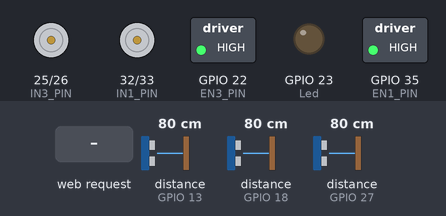
Recording of a sketch running on a simulated ESP32. Parts: motor-driver pin pairs drawn as motors (green arrow = first pin HIGH = forward, orange = second pin HIGH = backward, longer = more drive), switched loads named in the sketch (green lamp = pin HIGH), output pins drawn as LEDs (lit = HIGH). Wiring (inferred from the names in the program): 3 × ultrasonic range finder: trigger GPIO 5, echo GPIO 18 / trigger GPIO 12, echo GPIO 13 / trigger GPIO 14, echo GPIO 27. Dashed ring = blinking. The test bench sets the inputs (shaded band); at power-on: distance to the obstacle (sensors on GPIO 13, GPIO 18, GPIO 27) 80 cm. The echo pulse lasts 58.3 µs per cm; WiFi joins after 1.5 s; servers stay silent unless stated; pins used as bus, display or sensor lines are not drawn; what the sketch prints to the serial monitor is not drawn.

Above: at 2.7 s.
2.8 s: distance to the obstacle (sensor on GPIO 13) set to 13 cm
4.3 s: distance to the obstacle (sensor on GPIO 13) set to 10 cm
At 4.7 s:
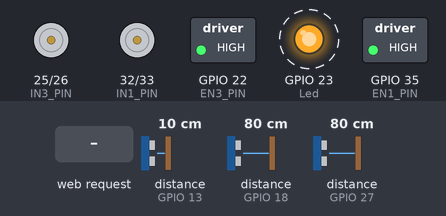
7.3 s: HTTP request GET /F received
At 8.7 s:
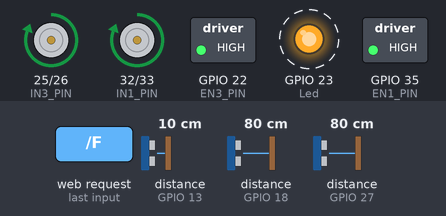
10.3 s: HTTP request GET /B received
At 11.8 s:
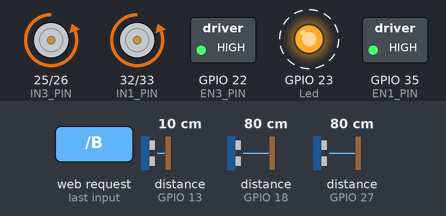
13.3 s: HTTP request GET /L received
At 14.8 s:
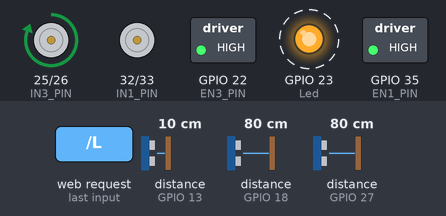
16.3 s: HTTP request GET /R received
At 17.9 s:
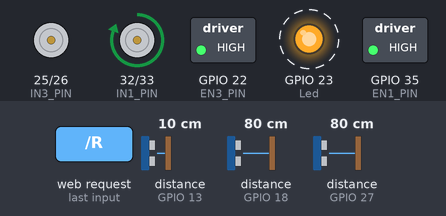
Timing chart, 0 to 20.3 s (numbered marks = the images above; inputs shaded):
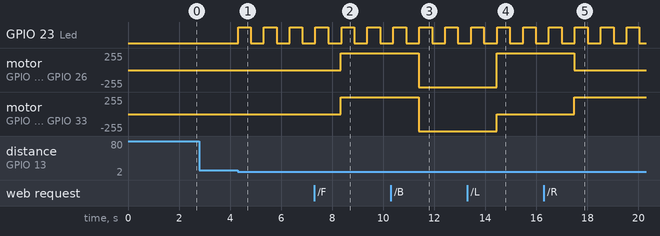

The sketch:

Step_9_WebpageUpdate.ino
```cpp
/*
Updated webpage to make it more visually appealing. Small change.
*/
#include <WiFi.h>

// WiFi credentials
const char* ssid = "DJ";
const char* password = "Johnson1";

// Server setup
WiFiServer server(80);

// Define LED, buzzer, and ultrasonic sensor pins
const int Led = 23;          // Red LED pin
const int buzzerPin = 19;    // Buzzer pin
const int trigPin1 = 5;      // Ultrasonic sensor 1 trigger pin
const int echoPin1 = 18;     // Ultrasonic sensor 1 echo pin
const int trigPin2 = 12;     // Ultrasonic sensor 2 trigger pin
const int echoPin2 = 13;     // Ultrasonic sensor 2 echo pin
const int trigPin3 = 14;     // Ultrasonic sensor 3 trigger pin
const int echoPin3 = 27;     // Ultrasonic sensor 3 echo pin

// Motor 1 Pins
#define EN1_PIN 35
#define IN1_PIN 32
#define IN2_PIN 33

// Motor 2 Pins
#define EN3_PIN 22
#define IN3_PIN 25
#define IN4_PIN 26

// PWM setup for the buzzer
const int buzzerChannel = 0;
const int buzzerFrequency = 1000;
const int buzzerResolution = 8;

// Distance thresholds (in centimeters)
const int warningDistance = 10;
const int criticalDistance = 5;

void setup() {
    Serial.begin(115200);
    pinMode(Led, OUTPUT);

    pinMode(trigPin1, OUTPUT);
    pinMode(echoPin1, INPUT);
    pinMode(trigPin2, OUTPUT);
    pinMode(echoPin2, INPUT);
    pinMode(trigPin3, OUTPUT);
    pinMode(echoPin3, INPUT);

    pinMode(EN1_PIN, OUTPUT);
    pinMode(IN1_PIN, OUTPUT);
    pinMode(IN2_PIN, OUTPUT);
    pinMode(EN3_PIN, OUTPUT);
    pinMode(IN3_PIN, OUTPUT);
    pinMode(IN4_PIN, OUTPUT);

    digitalWrite(EN1_PIN, HIGH);
    digitalWrite(EN3_PIN, HIGH);

    digitalWrite(IN1_PIN, LOW);
    digitalWrite(IN2_PIN, LOW);
    digitalWrite(IN3_PIN, LOW);
    digitalWrite(IN4_PIN, LOW);

    ledcSetup(buzzerChannel, buzzerFrequency, buzzerResolution);
    ledcAttachPin(buzzerPin, buzzerChannel);

    connectToWiFi();
    server.begin();
}

void loop() {
    WiFiClient client = server.available();
    int distance1 = getDistance(trigPin1, echoPin1);
    int distance2 = getDistance(trigPin2, echoPin2);
    int distance3 = getDistance(trigPin3, echoPin3);

    bool objectDetected = (distance1 <= warningDistance || distance2 <= warningDistance || distance3 <= warningDistance);
    bool objectClose = (distance1 <= criticalDistance || distance2 <= criticalDistance || distance3 <= criticalDistance);

    if (objectClose) {
        alert(true);
    } else if (objectDetected) {
        alert(false);
    } else {
        digitalWrite(Led, LOW);
        ledcWrite(buzzerChannel, 0);
    }

    if (client) {
        handleClient(client);
    }
}

void connectToWiFi() {
    Serial.print("Connecting to WiFi...");
    WiFi.begin(ssid, password);
    while (WiFi.status() != WL_CONNECTED) {
        delay(500);
        Serial.print(".");
    }
    Serial.println("WiFi connected.");
    Serial.println(WiFi.localIP());
}

void handleClient(WiFiClient& client) {
    Serial.println("New Client.");
    String currentLine = "";
    while (client.connected()) {
        if (client.available()) {
            char c = client.read();
            Serial.write(c);
            if (c == '\n') {
                if (currentLine.length() == 0) {
                    sendHTMLResponse(client);
                    break;
                } else {
                    currentLine = "";
                }
            } else if (c != '\r') {
                currentLine += c;
            }
            if (currentLine.endsWith("GET /S")) stopMotors();
            if (currentLine.endsWith("GET /F")) moveForward();
            if (currentLine.endsWith("GET /B")) moveBackward();
            if (currentLine.endsWith("GET /L")) turnLeft();
            if (currentLine.endsWith("GET /R")) turnRight();
        }
    }
    client.stop();
    Serial.println("Client Disconnected.");
}

void sendHTMLResponse(WiFiClient& client) {
    int distance1 = getDistance(trigPin1, echoPin1);
    int distance2 = getDistance(trigPin2, echoPin2);
    int distance3 = getDistance(trigPin3, echoPin3);

    client.println("HTTP/1.1 200 OK");
    client.println("Content-type:text/html");
    client.println();
    client.println("<html><body>");
    client.println("<h1>ESP32 Motor Control</h1>");
    client.println("<style>");
    client.println("button { font-size: 24px; padding: 10px 20px; margin: 5px; }");
    client.println(".arrow { font-size: 36px; width: 60px; height: 60px; }");
    client.println(".container { display: flex; flex-direction: column; align-items: center; }");
    client.println(".row { display: flex; justify-content: center; }");
    client.println(".sensor { margin-top: 20px; font-size: 18px; }");
    client.println("</style>");
    client.println("<div class='container'>");
    client.println("<div class='row'>");
    client.println("<button onclick=\"location.href='/F'\">Go</button>");
    client.println("</div>");
    client.println("<div class='row'>");
    client.println("<button onclick=\"location.href='/L'\">Left</button>");
    client.println("<button onclick=\"location.href='/S'\">Stop</button>");
    client.println("<button onclick=\"location.href='/R'\">Right</button>");
    client.println("</div>");
    client.println("<div class='row'>");
    client.println("<button onclick=\"location.href='/B'\">Back</button>");
    client.println("</div>");
    client.println("<div class='sensor'>");
    client.println("<p>Right Ultrasonic Distance: " + String(distance1) + " cm</p>");
    client.println("<p>Ultrasonic Sensor 2 Distance: " + String(distance2) + " cm</p>");
    client.println("<p>Back Ultrasonic Distance: " + String(distance3) + " cm</p>");
    client.println("</div>");
    client.println("</div>");
    client.println("</body></html>");
    client.println();
}

int getDistance(int trigPin, int echoPin) {
    digitalWrite(trigPin, LOW);
    delayMicroseconds(2);
    digitalWrite(trigPin, HIGH);
    delayMicroseconds(10);
    digitalWrite(trigPin, LOW);
    long duration = pulseIn(echoPin, HIGH);
    return duration * 0.034 / 2;
}

void alert(bool fast) {
    int delayTime = fast ? 100 : 500;
    digitalWrite(Led, HIGH);
    //ledcWrite(buzzerChannel, 128);
    delay(delayTime);
    digitalWrite(Led, LOW);
    //ledcWrite(buzzerChannel, 0);
    delay(delayTime);
}

void moveForward() {
    digitalWrite(IN1_PIN, HIGH);
    digitalWrite(IN2_PIN, LOW);
    digitalWrite(IN3_PIN, HIGH);
    digitalWrite(IN4_PIN, LOW);
}

void moveBackward() {
    digitalWrite(IN1_PIN, LOW);
    digitalWrite(IN2_PIN, HIGH);
    digitalWrite(IN3_PIN, LOW);
    digitalWrite(IN4_PIN, HIGH);
}

void turnLeft() {
    digitalWrite(IN1_PIN, LOW);
    digitalWrite(IN2_PIN, LOW);
    digitalWrite(IN3_PIN, HIGH);
    digitalWrite(IN4_PIN, LOW);
}

void turnRight() {
    digitalWrite(IN1_PIN, HIGH);
    digitalWrite(IN2_PIN, LOW);
    digitalWrite(IN3_PIN, LOW);
    digitalWrite(IN4_PIN, LOW);
}

void stopMotors() {
    digitalWrite(IN1_PIN, LOW);
    digitalWrite(IN2_PIN, LOW);
    digitalWrite(IN3_PIN, LOW);
    digitalWrite(IN4_PIN, LOW);
}
```

Measured:
- the behaviour switches between 12 and 11 cm on distance to the obstacle (sensor on GPIO 13) (found by bisection; images 0 and 1)
- after the input at 2.8 s, every drawn part: stays the same
- after the input at 4.3 s, GPIO 23 (Led): alternates HIGH for 0.50 s and LOW for 0.51 s, starting at once
- after the input at 7.3 s, motor on GPIO 25 (IN3_PIN) / GPIO 26 (IN4_PIN), motor on GPIO 32 (IN1_PIN) / GPIO 33 (IN2_PIN): stopped → forward 255/255 after 1.0 s
- after the input at 10.3 s, motor on GPIO 25 (IN3_PIN) / GPIO 26 (IN4_PIN), motor on GPIO 32 (IN1_PIN) / GPIO 33 (IN2_PIN): forward 255/255 → backward 255/255 after 1.1 s
- after the input at 13.3 s, motor on GPIO 25 (IN3_PIN) / GPIO 26 (IN4_PIN): backward 255/255 → forward 255/255 after 1.1 s; motor on GPIO 32 (IN1_PIN) / GPIO 33 (IN2_PIN): backward 255/255 → stopped after 1.1 s
- after the input at 16.3 s, motor on GPIO 25 (IN3_PIN) / GPIO 26 (IN4_PIN): forward 255/255 → stopped after 1.2 s; motor on GPIO 32 (IN1_PIN) / GPIO 33 (IN2_PIN): stopped → forward 255/255 after 1.2 s
